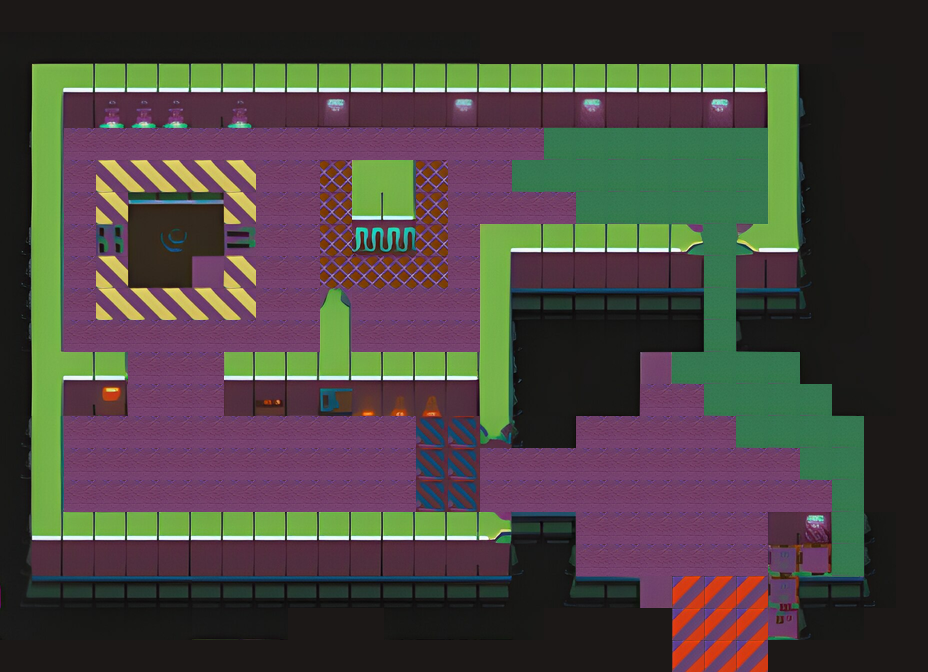

This game map was drawn from its Tiled (.tmx) file and the tilesets committed beside it. A one-line description and the trimmed map source follow:
An orthogonal 29x21 tile map with 32x32 px tiles, 1 tile layer (Слой тайлов 1).

<map version="1.9" tiledversion="1.9.2" orientation="orthogonal" renderorder="right-down" width="29" height="21" tilewidth="32" tileheight="32" infinite="0" nextlayerid="2" nextobjectid="1">
 <tileset firstgid="1" source="tile_set.tsx" />
 <layer id="1" name="Слой тайлов 1" width="29" height="21">
  <data>[609 cells, 609 non-empty, 305 distinct tile ids]</data>
 </layer>
</map>